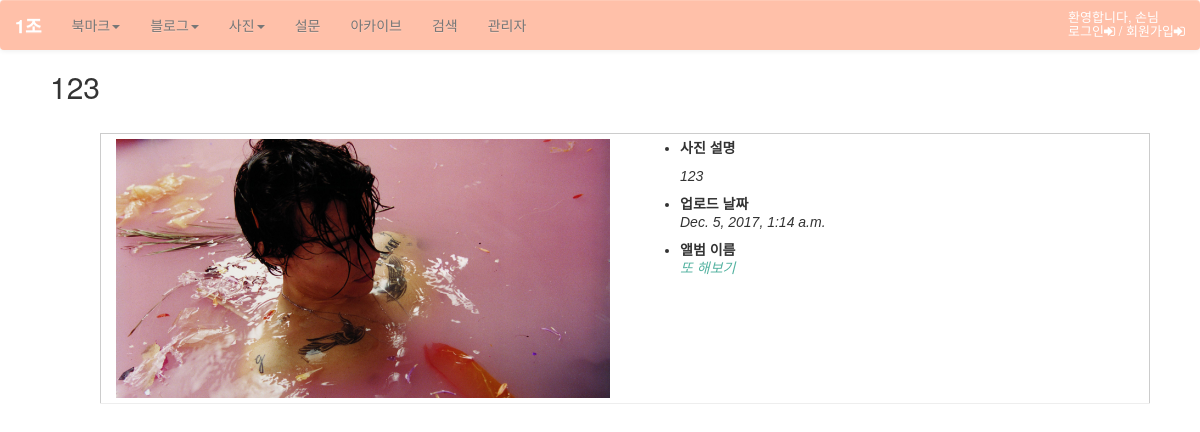
The page /photo/photo/3/ on the database its author committed.
### photo/models.py (models this page shows, shortened)
@python_2_unicode_compatible
class Photo(models.Model):
    album = models.ForeignKey(Album)
    title = models.CharField(max_length=50)
    image = ThumbnailImageField(upload_to='photo/%Y/%m')
    description = models.TextField('Photo Description', blank=True)
    upload_date = models.DateTimeField('Upload Date', auto_now_add=True)
    owner = models.ForeignKey(User, null=True)
    class Meta:
        ordering = ['title']

@python_2_unicode_compatible
class Album(models.Model):
    name = models.CharField(max_length=50)
    description = models.CharField('One Line Description', max_length=100, blank=True)
    owner = models.ForeignKey(User, null=True)
    class Meta:
        ordering = ['name']

### photo/views.py (the view)
# urls.py: url(r'^photo/(?P<pk>\d+)/$', PhotoDV.as_view(), name='photo_detail'),
class PhotoDV(DetailView):
    model = Photo

### photo/templates/photo/photo_detail.html (shortened to what this page needs)
{% extends "base.html" %}
{% load staticfiles %}
{% block extrastyle %}{% static "photo/photo.css" %}{% endblock %}
{% block content %}
<div id="content">
    <h2>{{ object.title }}</h2>
    <table class="photo-detail">
    <tr>
    <td>
        <a href="{{ object.image.url }}">
        <img style="max-width:100%" src="{{ object.image.url }}" />
        </a>
    </td>
    <td>
    <ul>
        <li class="nono">사진 설명</li>
        {% if object.description %}<p>{{ object.description|linebreaks }}</p>
        {% else %}<p>(blank)</p>{% endif %}
        <li class="nono">업로드 날짜</li>
        <p>{{ object.upload_date }}</p>
        <li  class="nono">앨범 이름</li>
        <p><a href="{% url 'photo:album_detail' object.album.id %}">{{ object.album.name }}</a></p>
    </ul>
    </td>
    </tr></table>
</div>
{% endblock %}

### static/css/base.css (style rules this page uses)
body { background: white; }
a, a:focus { color: #53B2A0; }
#content { margin-left: 50px; }
table { border-collapse: collapse; }
td, th { line-height: 18px; border-bottom: 1px solid #eee; vertical-align: top; padding: 5px 15px; font-family: "Lucida Grande", Verdana, Arial, sans-serif; }

### photo/static/photo/photo.css (style rules this page uses)
table.photo-detail { margin: 30px 50px 0 50px; border: 1px solid #ccc; }
table.photo-detail td { width: 50%; }
table.photo-detail ul li { font-weight: bold; }
table.photo-detail ul p { font-style: italic; }

### rows shown on the page
Photo: title "123", image (picture), description "123", upload_date "Dec. 5, 2017, 1:14 a.m.", album.name "또 해보기"
